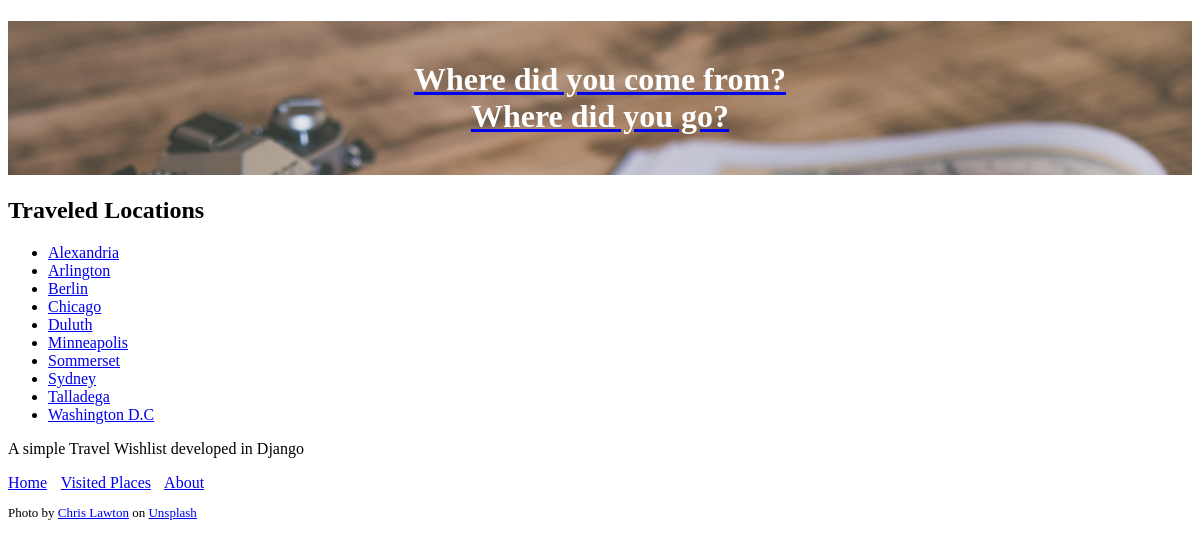
/visited (signed in), run on an earlier commit of the app's database.
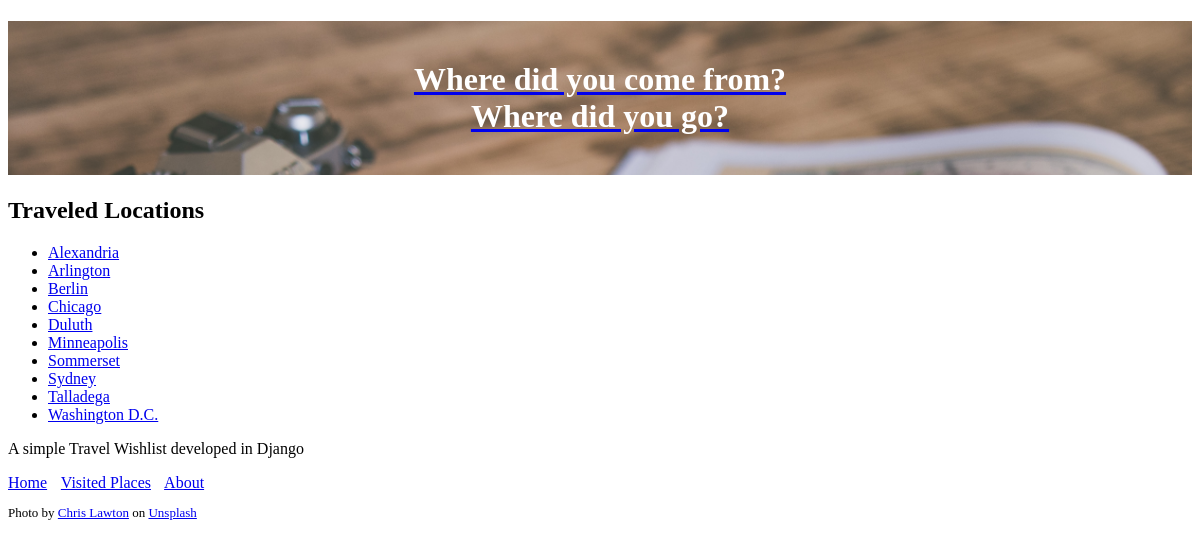
And on a later commit of the database.
### travel_wishlist/models.py (models this page shows, shortened)
class Place(models.Model):
    user = models.ForeignKey('auth.User', null=False, on_delete=models.CASCADE)
    notes = models.TextField(blank=True, null =True)
    date_visited = models.DateField(blank=True, null =True)
    photo = models.ImageField(upload_to='user_images/', blank=True, null =True)
    name = models.CharField(max_length=200)
    visited = models.BooleanField(default=False)

### travel_wishlist/views.py (the view)
# urls.py: path('visited', views.places_visited, name='places_visited'),
@login_required
def places_visited(request):
    visited = Place.objects.filter(visited=True).order_by('name')
    return render(request, 'travel_wishlist/visited.html', {'visited': visited})

### travel_wishlist/templates/travel_wishlist/visited.html
{% extends 'travel_wishlist/base.html' %}
{% block content %}
<h2>Traveled Locations</h2>
{% if visited %}
<ul>
    {% for place in visited %}
    <li>
        <a href="{% url 'place_details' place.pk %}" >
            {{  place.name }}
        </a>
    </li>
    {% endfor %}
</ul>
{% else %}
<p>
    You have not visited any places in your list
</p>
{% endif %}
{% endblock %}

What changed in the data, as far as the page shows it:
removed Place: name "Washington D.C"
added Place: name "Washington D.C."
